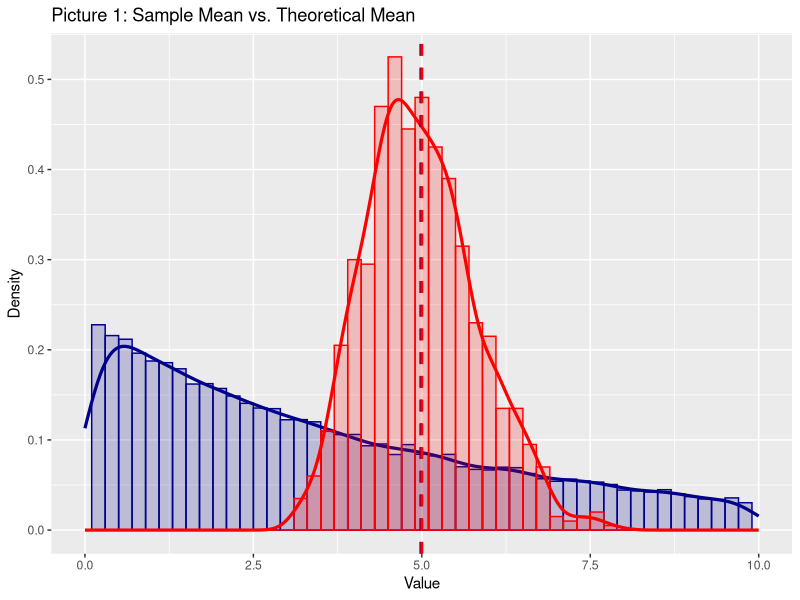
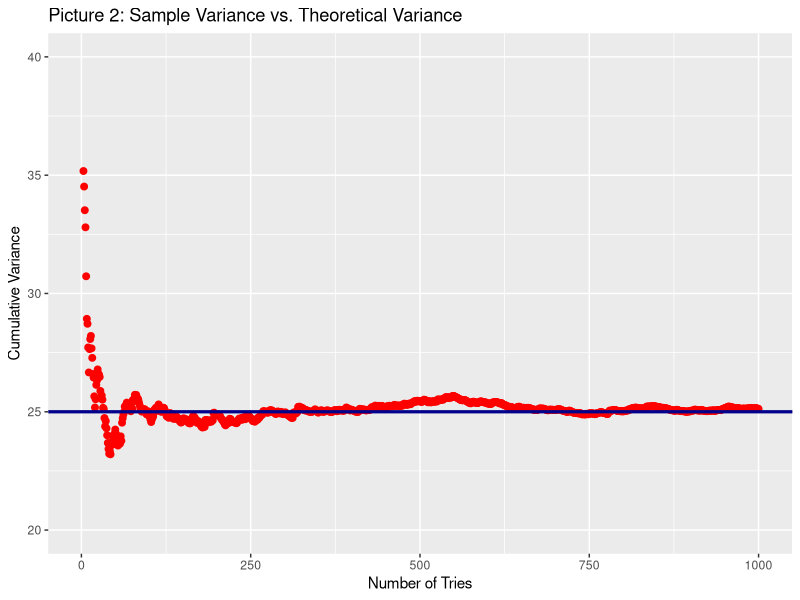
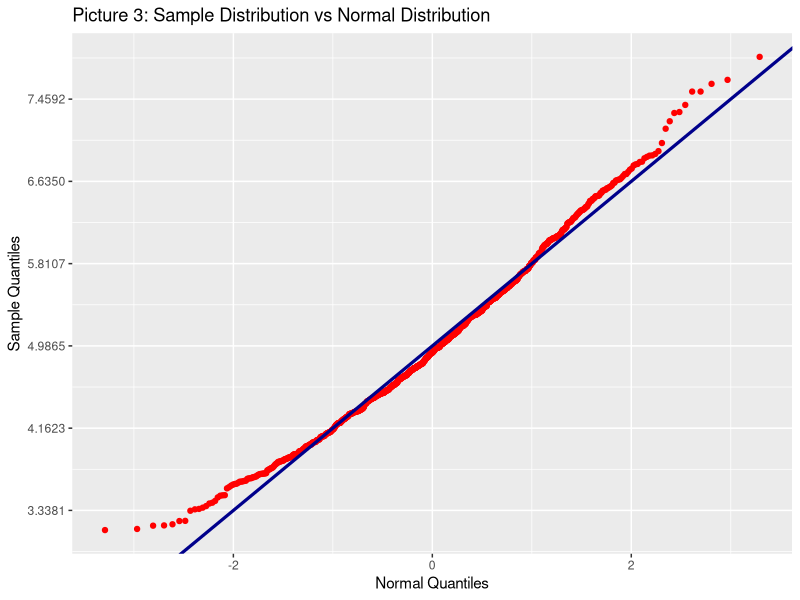

Recreate these plots in R, in order.
library(ggplot2)
set.seed(42)
lambda <- .2
sims <- 1000
n <- 40
# 1000 simulations
sim_data <- rexp(sims * n, lambda)
exp_data <- matrix(sim_data, sims, n)
means <- rowMeans(exp_data)
vars <- apply(exp_data, 1, var)
g1 <- ggplot() +
        scale_x_continuous(limits = c(0, 10)) +
        ggtitle("Picture 1: Sample Mean vs. Theoretical Mean") +
        xlab("Value") +
        ylab("Density") +
        geom_histogram(data = data.frame(x = sim_data),
                       aes(x = x, y = ..density..),
                       fill = "darkblue",
                       binwidth = .2,
                       color = "darkblue",
                       alpha = .2) +
        geom_density(data = data.frame(x = sim_data),
                     aes(x = x, y = ..density..),
                     fill = "transparent",
                     color = "darkblue",
                     size = 1.1) +
        geom_histogram(data = data.frame(x = means),
                       aes(x = x, y = ..density..),
                       binwidth = .2,
                       fill = "red",
                       color = "red",
                       alpha = .2) +
        geom_density(data = data.frame(x = means),
                     aes(x = x, y = ..density..),
                     fill = "transparent",
                     color = "red",
                     size = 1.1) +
        geom_vline(xintercept = mean(means),
                   size = 1,
                   color = "darkblue",
                   linetype = 2) +
        geom_vline(xintercept = 1 / lambda,
                   color = "red",
                   size = 1,
                   linetype = 2)
print(g1)

#sample variance approaching true variance
g2 <- ggplot(data = data.frame(y = cumsum(vars) / 1:sims),
            aes(y = y, x = 1:sims)) +
        scale_y_continuous(limits = c(20, 40)) +
        ggtitle("Picture 2: Sample Variance vs. Theoretical Variance") +
        xlab("Number of Tries") +
        ylab("Cumulative Variance") +
        geom_point(color = "red",
                   size = 2) +
        geom_hline(yintercept = 1 / lambda^2,
                   color = "darkblue",
                   size = 1.1)
print(g2)

#quantiles of means vs normal distribution quantiles
g3 <- ggplot(data = data.frame(x = means),
             aes(sample = x)) +
        ggtitle("Picture 3: Sample Distribution vs Normal Distribution") +
        xlab("Normal Quantiles") +
        ylab("Sample Quantiles") +
        scale_y_continuous(breaks = round(mean(means) + seq(-3, 3, by = 1) * sd(means), 4)) +
        stat_qq(color = "red") +
        geom_abline(slope = sd(means),
                    intercept = mean(means),
                    color = "darkblue",
                    size = 1.1)
print(g3)



